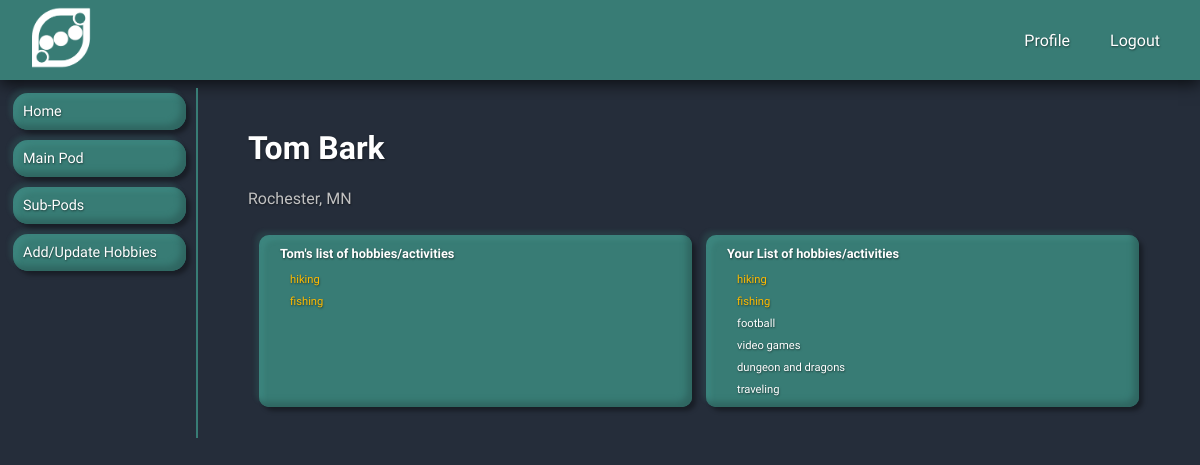
Page /users/profile/2 (signed in) on the earlier database version.
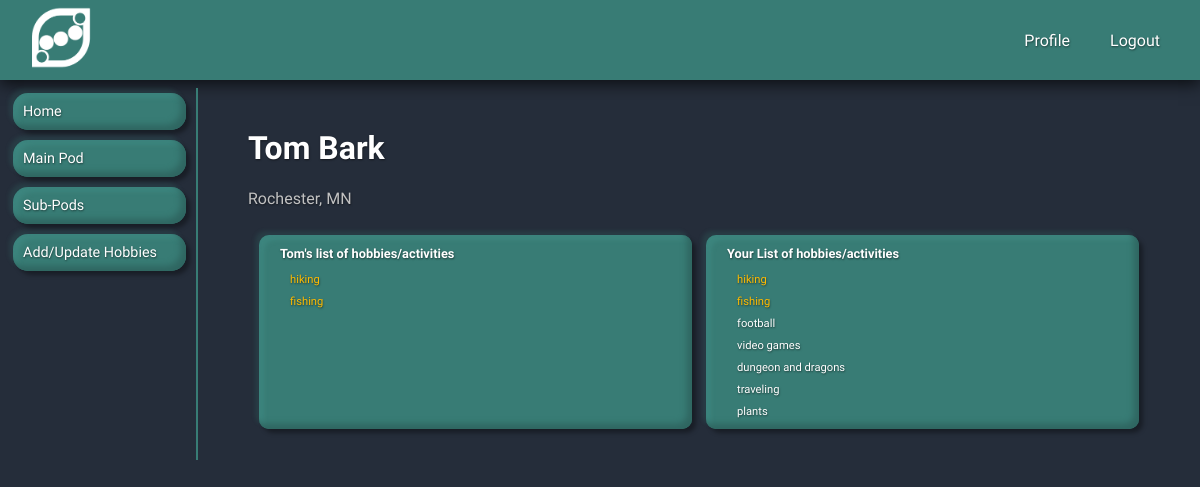
Same page on the later database version.
### models.py (models this page shows)
class Hobby(db.Model):
    __tablename__ = 'hobbies'
    id = db.Column(db.Integer, primary_key=True, autoincrement=True)
    name = db.Column(db.String(30), nullable=True, unique=True)

### app.py (the view)
@app.route('/users/profile/<int:user_id>')
def user_profile(user_id):
    if not g.user:
        flash("Access unauthorized.", "error")
        return redirect("/")
    user, pod, pod_member = is_pod_member()
    user_profile = User.query.get(user_id)
    if user_profile.pods[0].id != pod.id:
        flash("Access unauthorized.", "error")
        return redirect("/")
    current_user_hobbies = user.hobbies
    profile_user_hobbies = user_profile.hobbies
    profile_owner = None
    if user_profile.id == user.id:
        profile_owner = True
    return render_template('/users/user_profile.html',
                           user_profile=user_profile,
                           profile_owner=profile_owner,
                           current_user=user,
                           current_user_hobbies=current_user_hobbies,
                           profile_user_hobbies=profile_user_hobbies
                           )

### app.py (called while the page is built)
def is_pod_member():
    if g.user:
        user = User.query.get(int(session[CURRENT_USER]))
        empty_tupple = (None,None,None)
        if user:
            main_pod = user.pods
            if main_pod:
                main_pod = user.pods[0]
                pod_member = PodUser.query.filter(PodUser.pod_id==main_pod.id, PodUser.user_id==user.id).first()
                if pod_member:
                    return user, main_pod, pod_member
                else:
                    return empty_tupple
            else:
                return empty_tupple

@app.before_request
def add_user_to_g():
    if CURRENT_USER in session:
        g.user = User.query.get(session[CURRENT_USER])
    else:
        g.user = None

### templates/users/user_profile.html (shortened to what this page needs)
{% extends '/users/user_menu.html' %}
{% block dashboard %}
<h1 class="main_title">{{ user_profile.first_name }} {{ user_profile.last_name }}</h1>
<p class="content_text">{{ user_profile.city }}, {{ user_profile.state }}</p>
<div class="half_and_half_split_container">
    <div class='all_hobbies_container'>
        <p class="pod_thumbnail_text_title">
            {{ user_profile.first_name }}'s list of hobbies/activities
        </p>
        <ul class="undecorated_list">
            {% for hobby in profile_user_hobbies %}
            <li class="pod_thumbnail_text">
                {{ hobby.name }}
            </li>
            {% endfor %}
        </ul>
    </div>
    {% if user_profile.id != current_user.id %}
    <div class='all_hobbies_container'>
        <p class="pod_thumbnail_text_title">
            Your List of hobbies/activities
        </p>
        <ul class="undecorated_list">
            {% for hobby in current_user_hobbies %}
            <li class="pod_thumbnail_text">
                {{ hobby.name }}
            </li>
            {% endfor %}
        </ul>
    </div>
    {% endif %}
</div>
{% endblock %}

Differences in the rows shown:
added Hobby: name "plants"
